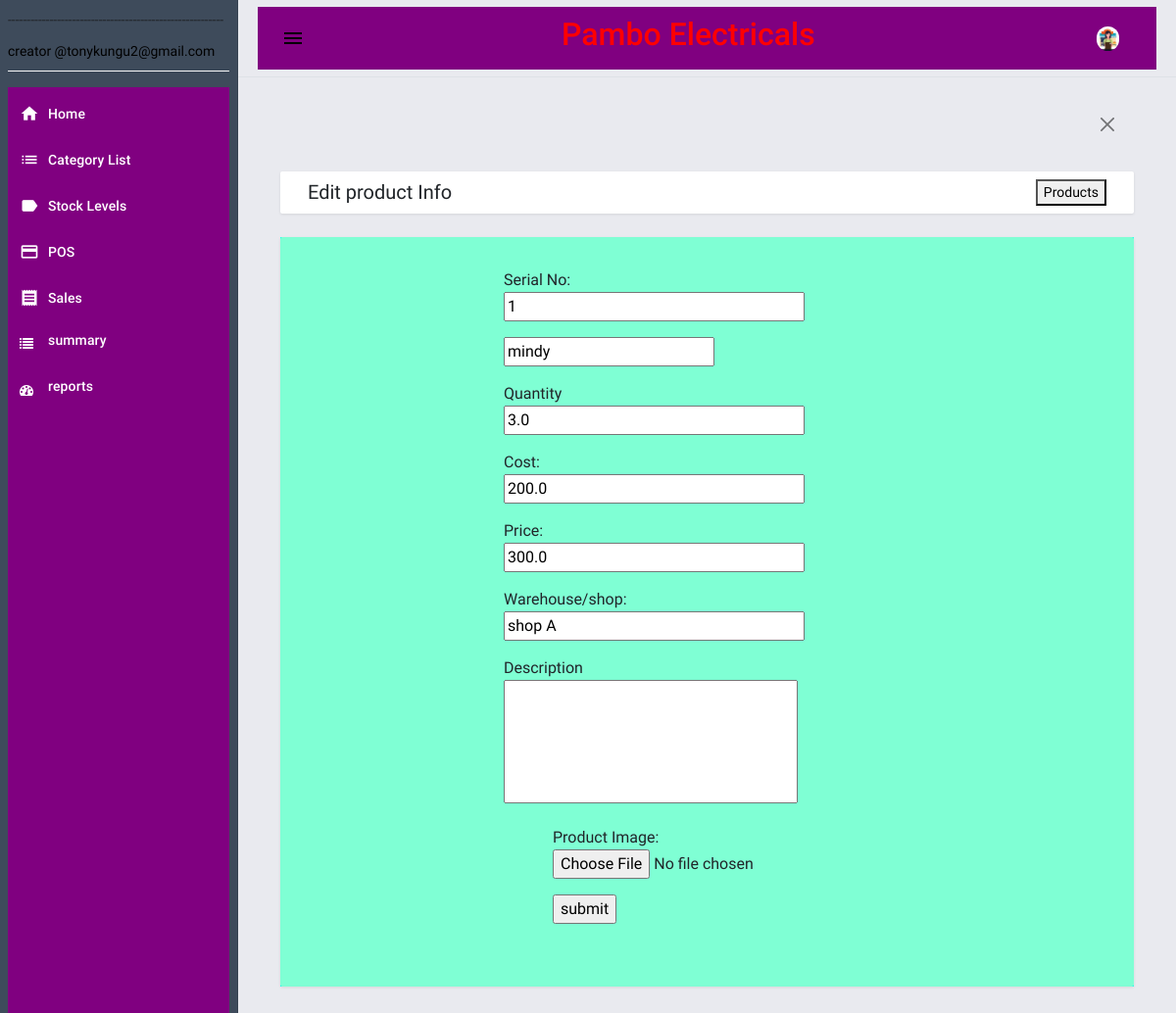
/products/edit/1 (signed in), run on an earlier commit of the app's database.
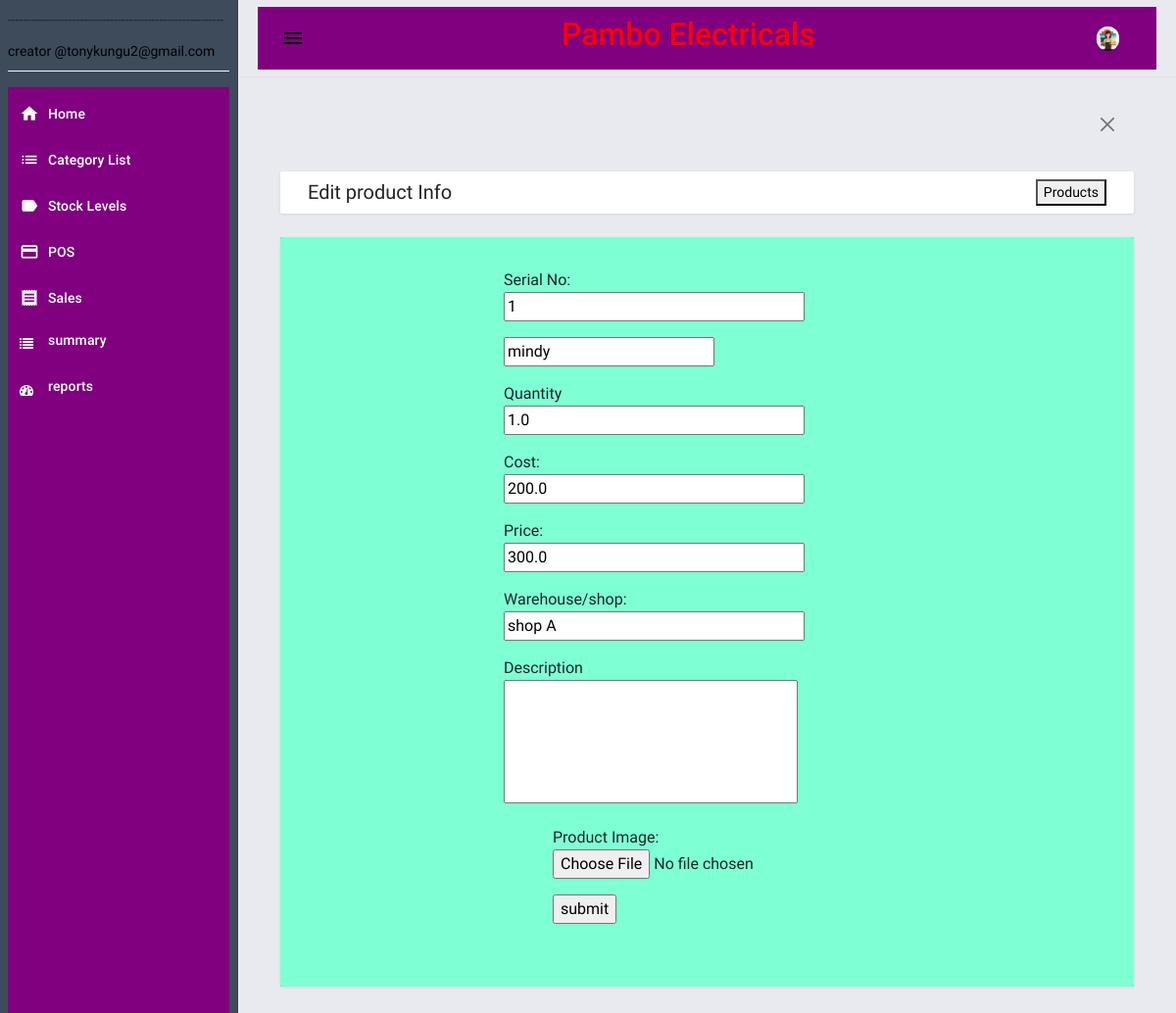
And on a later commit of the database.
### pambo/database.py (models this page shows)
class products(posData.Model): # actual products info
    pid=posData.Column(posData.Integer,primary_key=True)
    serial=posData.Column(posData.String(),nullable=False,default="0")
    pname=posData.Column(posData.String(100),nullable=False)
    pDesc=posData.Column(posData.String(100),nullable=True)
    pCat=posData.Column(posData.String(100),nullable=False)
    pImage=posData.Column(posData.String(100),nullable=True)
    pQuant=posData.Column(posData.Float,nullable=False)
    pCost=posData.Column(posData.Float,nullable=False)
    pPrice=posData.Column(posData.Float,nullable=False)
    pStatus=posData.Column(posData.String(100),nullable=False)
    pDate=posData.Column(posData.DateTime,nullable=False,default=datetime.utcnow)
    pShop=posData.Column(posData.String(100),nullable=False)
    pCreator=posData.Column(posData.String(100),nullable=False)

### pambo/routes.py (the view, shortened to what this page needs)
@app.route('/products/edit/<int:id>',methods=['GET','POST'])
@login_required
def editProd(id):
    prodByid=products.query.get_or_404(id)
    prodDicts=dictionary.query.all()
    return render_template('proEdit.html',prodbyid=prodByid,prodDicts=prodDicts)

### pambo/routes.py (called while the page is built)
@logins.user_loader
def load_user(id):
    return posUsers.query.get(int(id))

### pambo/template/proEdit.html (shortened to what this page needs)
{% extends "base.html" %} {% block pageContent %}
<div class="mdc-layout-grid__cell stretch-card mdc-layout-grid__cell--span-12">
    <div class="mdc-card py-2">
        <div class="d-flex justify-content-between align-items-center">
            <h4 class="card-title mb-0">Edit product Info</h4>
            <div class="text-start">
                <a href="{{url_for('prodInfo')}}"><button  id="create_new"><span> Products</span></button></a>
            </div>
        </div>
    </div>
</div>
<div class="mdc-layout-grid__cell stretch-card mdc-layout-grid__cell--span-12" style="background-color:aqua">
    <div class="mdc-card" style="background-color: aquamarine;">
        <div class="table-responsive" id="products">
            <table class="table table-striped table-bordered">
        <form action='/products/edit/{{prodbyid.pid}}' method="POST" id="category-form"  enctype="multipart/form-data">
            <div class="form-group mb-3" style="margin-left:200px;">
                <label class="control-label">Serial No:</label>
                <br>
                <input type="text" name="serial" id="serial" size="30" value="{{prodbyid.serial}}" required>
            </div>
            <div class="form-group mb-3" style="margin-left:200px;">
                <input list="magicHouses" id="pname" name="pname" value="{{prodbyid.pname}}" placeholder="search here..." />
            </div>
            <div class="form-group mb-3" style="margin-left:200px;">
                <label class="control-label">Quantity</label>
                <br>
                <input type="text" name="pq" id="pq" value="{{prodbyid.pQuant}}" size="30" required>
            </div>
            <div class="form-group mb-3" style="margin-left:200px;">
                <label class="control-label">Cost:</label>
                <br>
                <input type="text" name="pcost" id="pcost" value="{{prodbyid.pCost}}" size="30" required>
            </div>
            <div class="form-group mb-3" style="margin-left:200px;">
                <label for="name" class="control-label">Price:</label>
                <br>
                <input type="text" name="pp" id="pp" size="30" value="{{prodbyid.pPrice}}" required>
            </div>
            <div class="form-group mb-3" style="margin-left:200px;">
                <label for="name" class="control-label">Warehouse/shop:</label>
                <br>
                <input type="text" name="shop" id="shop" value="{{prodbyid.pShop}}" size="30" required>
            </div>
            <div class="form-group mb-3" style="margin-left:200px;">
                <label class="control-label">Description</label>
                <br>
                <textarea rows="5" cols="30" name="pdesc" id="pdesc" value="{{prodbyid.pDesc}}" required></textarea>
            </div>
            <div class="form-group mb-3" style="margin-left:250px">
                <label class="control-label">Product Image:</label>
                <br>
                <input type="file" name="pi" id="pi" size="30" accept="image/png, image/jpg, image/jpeg">
            </div>
            <div class="form-group mb-3" style="margin-left:250px">
                <input type="submit" value="submit" size="30" >
            </div>
        </form>
            </table>
        </div>
</div>
</div>
{% endblock pageContent %}

What changed in the data, as far as the page shows it:
changed products "mindy": pq "3.0" → "1.0"
